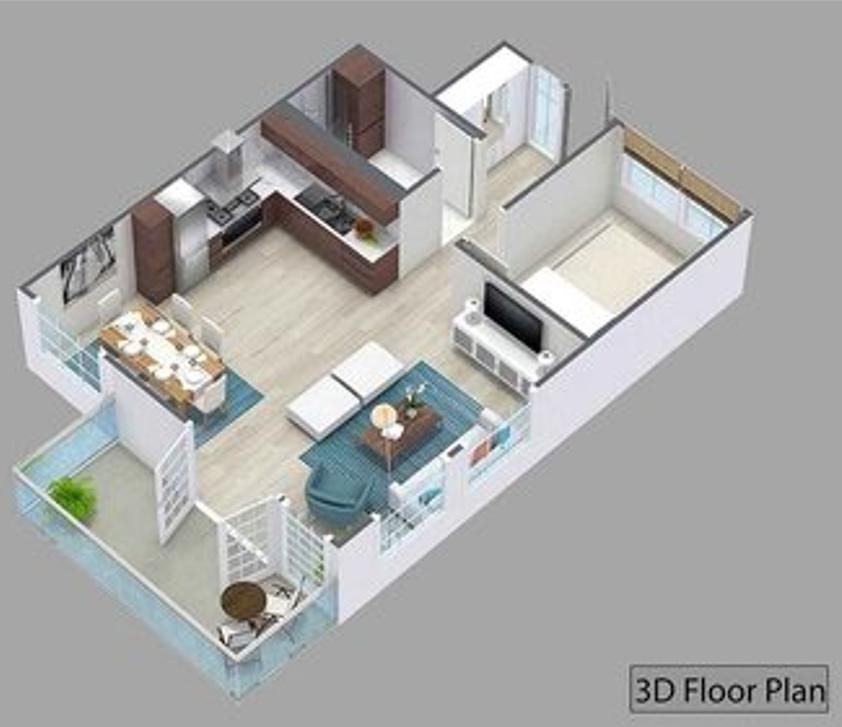
#> input picture Input-Image.png, 842 x 727 px
$ jupyter execute 3D_FloorPlan.ipynb
#> lines starting #> are read from the running program, lines starting #| are printed output that depends on the picture; after the words box and inside, x2 and y2 are one past the last pixel; in counts of white or black regions, pixels touching at a corner belong together
#**Provided Input image path and Output image path**

[cell 1]
from PIL import Image
import matplotlib.pyplot as plt
import numpy as np
import cv2

input_image_path = 'Input-Image.png'
output_image_path = 'Output_image.png'

input_image = Image.open(input_image_path)
#> input_image is the input picture: PIL image 842x727 RGBA; mean R, G, B, A 169.2, 169.5, 168.3, 255

rotated_image = input_image.rotate(-90, expand=True)
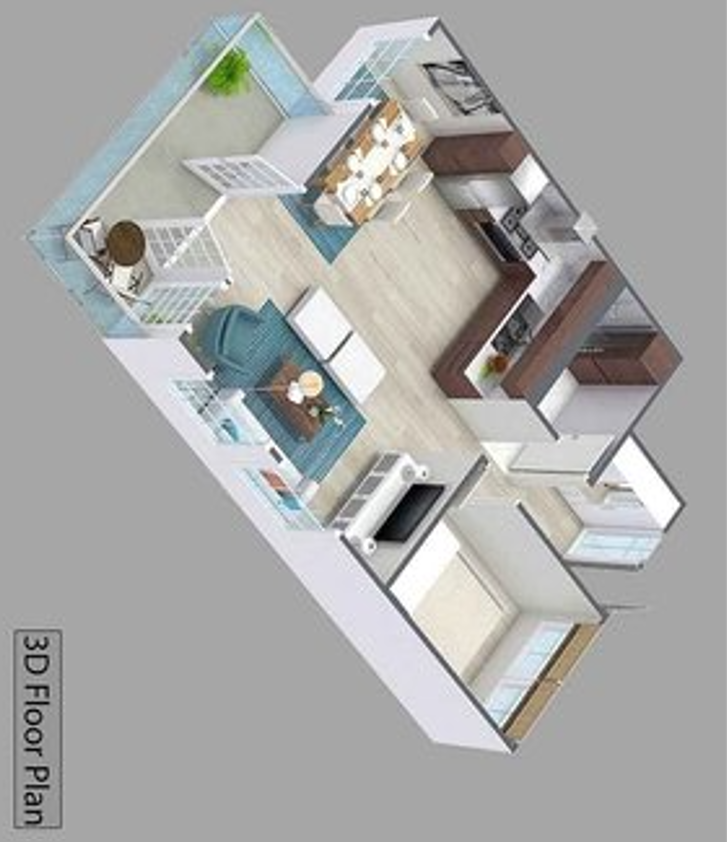
#> rotated_image: PIL image 727x842 RGBA; mean R, G, B, A 169.2, 169.5, 168.3, 255

rotated_image_path = 'Rotated_Image.png'
rotated_image.save(rotated_image_path)

rotated_image.show()

#**Detected the Edges of Input image and Roatated that img top view**

[cell 2]
rotated_image_cv = cv2.cvtColor(np.array(rotated_image), cv2.COLOR_RGB2BGR)
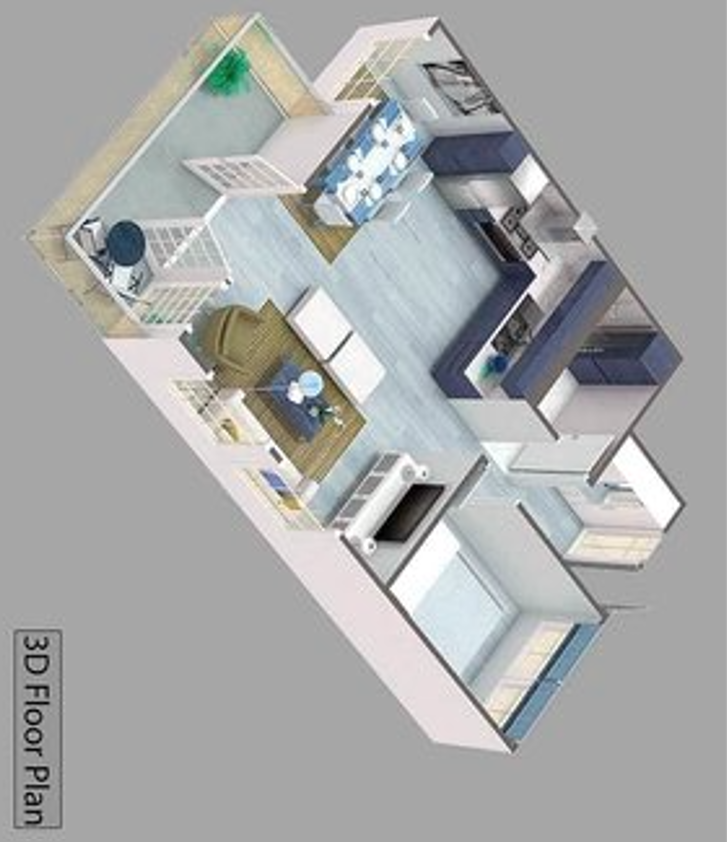
#> rotated_image_cv: shape (842, 727, 3); mean R, G, B 168.3, 169.5, 169.2
gray_image = cv2.cvtColor(rotated_image_cv, cv2.COLOR_BGR2GRAY)
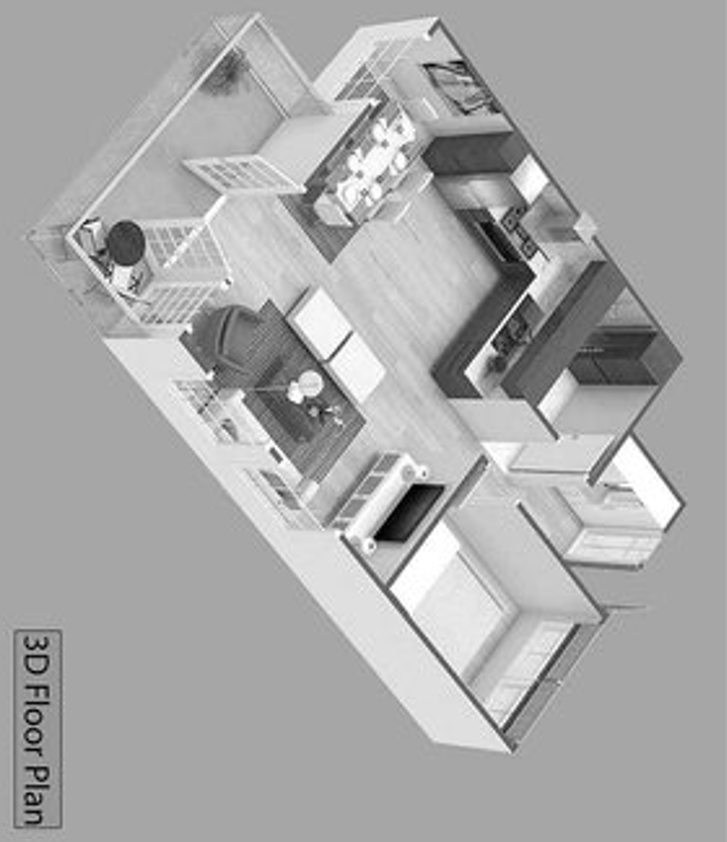
#> gray_image: shape (842, 727); min 0, max 255, mean 169.3

edges = cv2.Canny(gray_image, threshold1=50, threshold2=150)
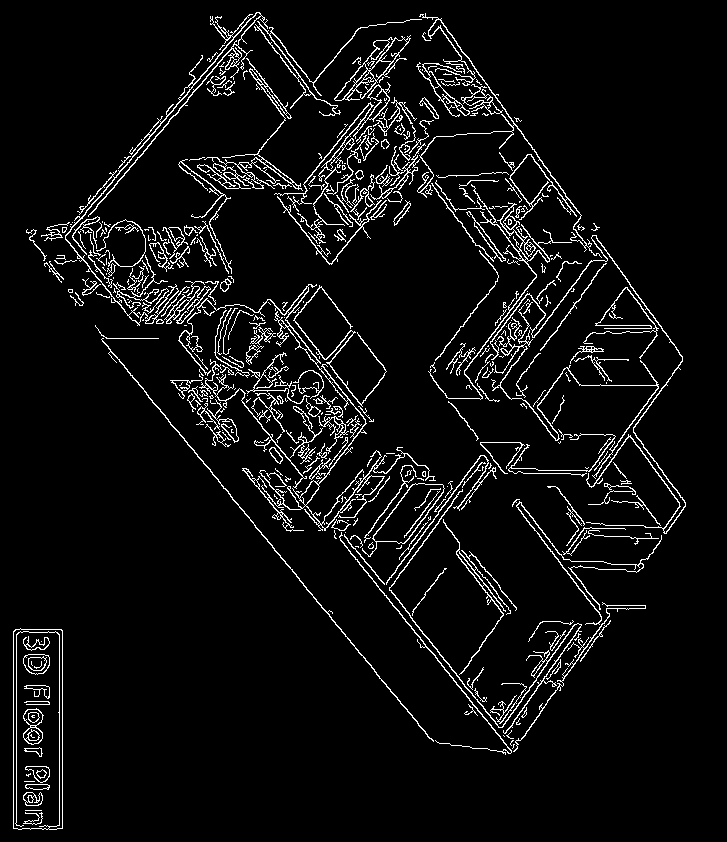
#> edges: shape (842, 727); 5.7% white in thin lines or dots, all inside (x1, y1, x2, y2) = (13, 12, 686, 830)

edges_image_path = 'Edges_Image.png'
cv2.imwrite(edges_image_path, edges)

plt.imshow(edges, cmap='gray')
plt.title('Edge Detected Image')
plt.show()

#**Converted that image into Binary Img**

[cell 3]
inverted_edges = cv2.bitwise_not(edges)

_, binary_image = cv2.threshold(inverted_edges, 128, 255, cv2.THRESH_BINARY)

binary_image_path = 'Output_image.png'
cv2.imwrite(binary_image_path, binary_image)
#> Out = True

#**The Output Image**

[cell 4]
import cv2
import matplotlib.pyplot as plt

provided_output_image_path = '/content/Output_image.png'

provided_output_image = cv2.imread(provided_output_image_path, cv2.IMREAD_GRAYSCALE)
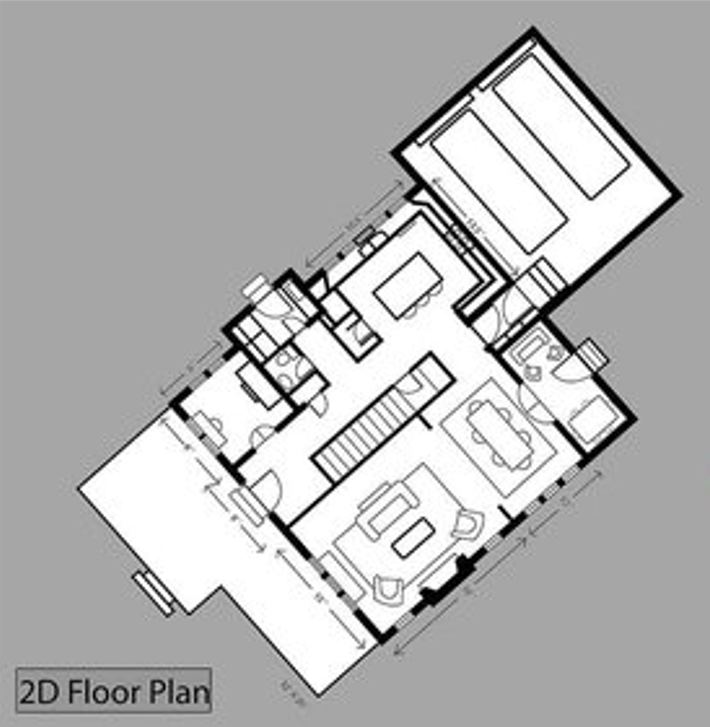
#> input picture Output_image.png, 710 x 727 px, found by its file name
#> provided_output_image: shape (727, 710); min 0, max 255, mean 179.7

plt.imshow(provided_output_image, cmap='gray')
plt.title('Output Image')
plt.axis('off')
plt.show()
